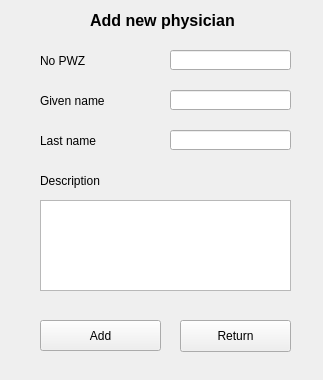
<?xml version="1.0" encoding="UTF-8"?>
<ui version="4.0">
 <class>AddPhysican</class>
 <widget class="QWidget" name="AddPhysican">
  <property name="geometry">
   <rect>
    <x>0</x>
    <y>0</y>
    <width>323</width>
    <height>380</height>
   </rect>
  </property>
  <property name="windowTitle">
   <string>Form</string>
  </property>
  <widget class="QPushButton" name="push_button_add">
   <property name="geometry">
    <rect>
     <x>40</x>
     <y>320</y>
     <width>121</width>
     <height>31</height>
    </rect>
   </property>
   <property name="text">
    <string>Add</string>
   </property>
  </widget>
  <widget class="QLabel" name="label_no_pwz">
   <property name="geometry">
    <rect>
     <x>40</x>
     <y>50</y>
     <width>91</width>
     <height>21</height>
    </rect>
   </property>
   <property name="font">
    <font>
     <pointsize>9</pointsize>
    </font>
   </property>
   <property name="text">
    <string>No PWZ</string>
   </property>
  </widget>
  <widget class="QLabel" name="label_last_name">
   <property name="geometry">
    <rect>
     <x>40</x>
     <y>130</y>
     <width>131</width>
     <height>21</height>
    </rect>
   </property>
   <property name="font">
    <font>
     <pointsize>9</pointsize>
    </font>
   </property>
   <property name="text">
    <string>Last name</string>
   </property>
  </widget>
  <widget class="QLineEdit" name="line_edit_pesel">
   <property name="geometry">
    <rect>
     <x>170</x>
     <y>50</y>
     <width>121</width>
     <height>20</height>
    </rect>
   </property>
  </widget>
  <widget class="QLabel" name="label_header">
   <property name="geometry">
    <rect>
     <x>90</x>
     <y>10</y>
     <width>181</width>
     <height>20</height>
    </rect>
   </property>
   <property name="font">
    <font>
     <pointsize>12</pointsize>
     <weight>75</weight>
     <bold>true</bold>
     <underline>false</underline>
    </font>
   </property>
   <property name="text">
    <string>Add new physician</string>
   </property>
  </widget>
  <widget class="QLineEdit" name="line_edit_given_name">
   <property name="geometry">
    <rect>
     <x>170</x>
     <y>90</y>
     <width>121</width>
     <height>20</height>
    </rect>
   </property>
  </widget>
  <widget class="QLabel" name="label_given_name">
   <property name="geometry">
    <rect>
     <x>40</x>
     <y>90</y>
     <width>91</width>
     <height>21</height>
    </rect>
   </property>
   <property name="font">
    <font>
     <pointsize>9</pointsize>
    </font>
   </property>
   <property name="text">
    <string>Given name</string>
   </property>
  </widget>
  <widget class="QLineEdit" name="line_edit_last_name">
   <property name="geometry">
    <rect>
     <x>170</x>
     <y>130</y>
     <width>121</width>
     <height>20</height>
    </rect>
   </property>
  </widget>
  <widget class="QTextEdit" name="text_edit_description">
   <property name="geometry">
    <rect>
     <x>40</x>
     <y>200</y>
     <width>251</width>
     <height>91</height>
    </rect>
   </property>
  </widget>
  <widget class="QLabel" name="label_last_name_2">
   <property name="geometry">
    <rect>
     <x>40</x>
     <y>170</y>
     <width>131</width>
     <height>21</height>
    </rect>
   </property>
   <property name="font">
    <font>
     <pointsize>9</pointsize>
    </font>
   </property>
   <property name="text">
    <string>Description</string>
   </property>
  </widget>
  <widget class="QPushButton" name="return_push_button">
   <property name="geometry">
    <rect>
     <x>180</x>
     <y>320</y>
     <width>111</width>
     <height>32</height>
    </rect>
   </property>
   <property name="text">
    <string>Return</string>
   </property>
  </widget>
 </widget>
 <resources/>
 <connections/>
</ui>
